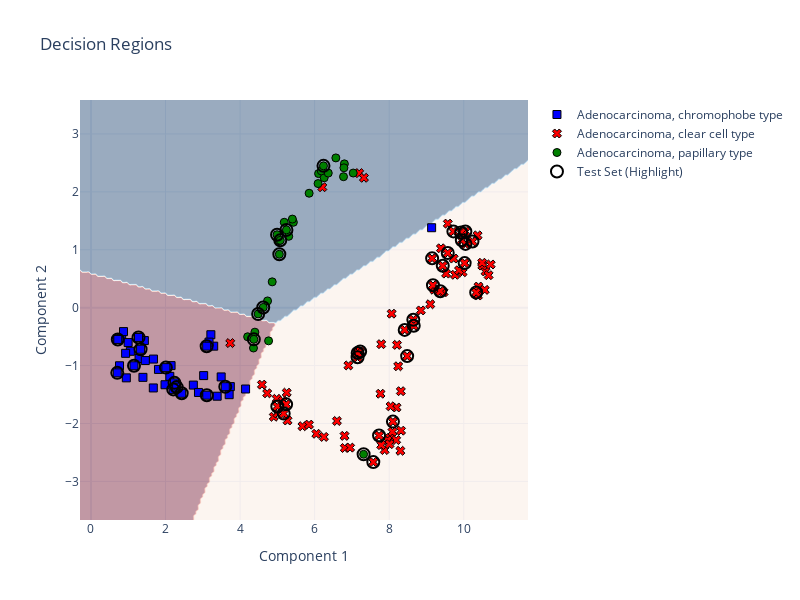
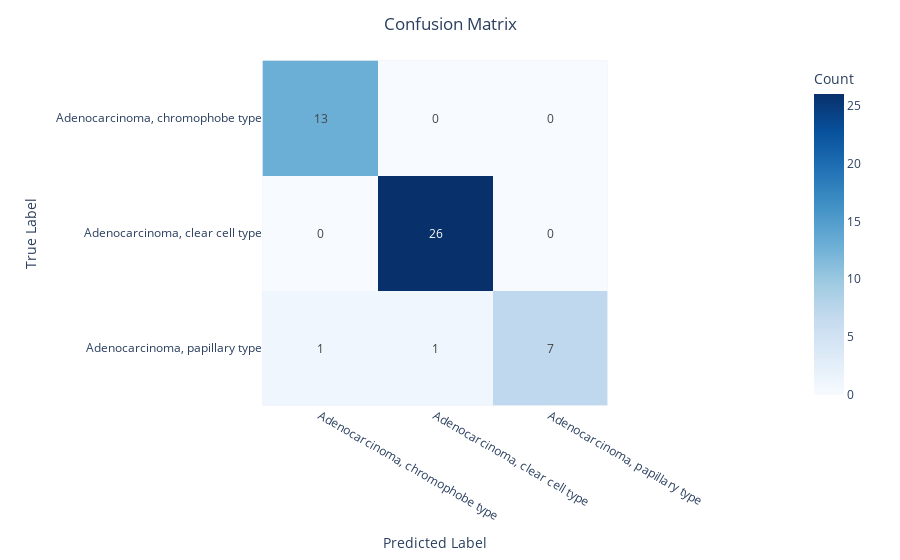

Notebook cell for these charts, in order:
### Markdown cell above
Since there is not a clear linear separation on this PCA 2D data, the perceptron is unable convergence on an optimal solution.

In this scenario there are two options:

- Apply a dimensionality reduction algorithm that is not linear such as PCA and use more dimensions so the different histological types can be clearly separated.
- Use a classifier algorithm that works better with more noisy data.

We will first apply the first approach, which will make our data less noisy and easier to model a classifier.

### Code cell
import umap

reducer = umap.UMAP(
    metric='cosine', 
    n_components=2, 
    n_neighbors=15, 
    min_dist=0.1, 
    random_state=52
)
kidney_umap_2d = reducer.fit_transform(kidney_data)

X_kidney = kidney_umap_2d
y_kidney = kidney_label_integers

X_train_kidney, X_test_kidney, y_train_kidney, y_test_kidney = train_test_split(
    X_kidney,
    y_kidney,
    test_size=0.3, 
    random_state=42, 
    stratify=y_kidney
)

ppn = Perceptron(eta0=0.1, random_state=42)
ppn.fit(X_train_kidney, y_train_kidney)

labels_kidney_arr = np.array(labels_kidney)
unique_ints = np.unique(y_kidney)
target_map_kidney = {
    i: labels_kidney_arr[y_kidney == i][0] 
    for i in unique_ints
}

plot_decision_regions_plotly(
    X=X_train_kidney, 
    y=y_train_kidney, 
    classifier=ppn, 
    X_test=X_test_kidney,
    y_test=y_test_kidney,
    target_names=target_map_kidney,
    resolution=200
)

class_names_kidney = [target_map_kidney[i] for i in sorted(target_map_kidney.keys())]
compute_evaluation_metrics(ppn, X_test_kidney, y_test_kidney, class_names_kidney)

### Figure 1 — Plotly figure (JSON) as saved in the notebook; plotly's stock layout.template omitted (floating-point values rounded to 4 significant figures; data arrays with more than 128 entries replaced by an {"elided": "..."} marker saying what was removed)
{"data": [{"colorscale": [[0, "rgb(103,0,31)"], [0.1, "rgb(178,24,43)"], [0.2, "rgb(214,96,77)"], [0.3, "rgb(244,165,130)"], [0.4, "rgb(253,219,199)"], [0.5, "rgb(247,247,247)"], [0.6, "rgb(209,229,240)"], [0.7, "rgb(146,197,222)"], [0.8, "rgb(67,147,195)"], [0.9, "rgb(33,102,172)"], [1, "rgb(5,48,97)"]], "hoverinfo": "skip", "line": {"width": 0}, "opacity": 0.4, "showscale": false, "type": "contour", "x": {"elided": "200 float values"}, "y": {"elided": "200 float values"}, "z": {"elided": "200x200 int values"}}, {"hovertemplate": "<b>Adenocarcinoma, chromophobe type</b><br>Component1: %{x:.2f}<br>Component2: %{y:.2f}<extra></extra>", "marker": {"color": "blue", "line": {"color": "black", "width": 1}, "size": 8, "symbol": "square"}, "mode": "markers", "name": "Adenocarcinoma, chromophobe type", "type": "scatter", "x": [0.8237, 2.746, 3.493, 3.738, 2.114, 0.7186, 1.672, 0.9971, 3.292, 1.676, 1.432, 4.147, 1.394, 1.811, 3.216, 3.707, 0.7659, 1.986, 0.9487, 2.149, 1.056, 1.289, 0.8728, 0.9294, 2.884, 1.457, 3.167, 9.138, 3.385, 3.023, 1.331, 3.103, 3.603, 2.24, 0.7197, 1.276, 2.207, 2.434, 3.107, 2.298, 2.009, 1.154, 0.7056], "y": [-0.5166, -1.337, -1.196, -1.363, -1.186, -0.5374, -1.387, -0.6026, -0.6648, -0.8878, -0.568, -1.405, -1.203, -1.066, -0.4673, -1.503, -1.004, -1.331, -1.212, -1.001, -0.7532, -0.8778, -0.4132, -0.7884, -1.465, -0.9133, -0.5948, 1.381, -1.529, -1.173, -0.7182, -0.6654, -1.365, -1.298, -0.5485, -0.5141, -1.412, -1.479, -1.512, -1.372, -1.035, -1.003, -1.126]}, {"hovertemplate": "<b>Adenocarcinoma, clear cell type</b><br>Component1: %{x:.2f}<br>Component2: %{y:.2f}<extra></extra>", "marker": {"color": "red", "line": {"color": "black", "width": 1}, "size": 8, "symbol": "x"}, "mode": "markers", "name": "Adenocarcinoma, clear cell type", "type": "scatter", "x": [8.018, 9.573, 8.313, 9.968, 5.673, 7.955, 7.2, 4.728, 4.903, 10.58, 8.197, 9.388, 7.195, 6.598, 4.982, 10.38, 9.729, 10.5, 4.586, 5.251, 10.67, 9.527, 8.242, 9.208, 6.906, 8.087, 6.809, 8.209, 6.045, 3.736, 5.003, 9.767, 7.878, 10.72, 7.786, 6.802, 10.49, 8.85, 5.148, 6.249, 10.4, 8.038, 5.848, 7.786, 9.873, 9.46, 7.211, 6.951, 7.767, 8.318, 8.066, 9.102, 5.272, 8.3, 10.56, 8.187, 7.322, 10.37, 6.206, 8.008, 8.647, 9.371, 10.05, 9.571, 9.174, 7.152, 8.416, 10.02, 4.999, 5.17, 9.151, 10.23, 10.33, 5.235, 10.04, 9.948, 8.482, 7.728, 8.1, 8.658, 9.437, 7.22, 7.574, 7.154, 9.722, 9.931], "y": [-2.252, 1.452, -1.443, 0.6126, -2.047, -2.291, -0.7606, -1.479, -1.884, 0.6259, -1.724, 1.025, 2.324, -1.957, -1.575, 0.2099, 0.8484, 0.7276, -1.329, -1.468, 0.5613, 0.5886, -1.012, 0.3099, -0.9975, -2.144, -2.424, -0.6427, -2.178, -0.6115, -1.825, 0.5678, -2.459, 0.7464, -0.6302, -2.214, 0.7754, -0.04784, -1.611, -2.232, 0.3646, -1.704, -2.02, -2.373, 0.6451, 0.2672, -0.781, -2.417, -1.486, -2.124, -0.1036, 0.05935, -1.949, -2.472, 0.3074, -2.287, 2.243, 1.248, 2.08, -2.357, -0.2086, 0.2841, 1.101, 0.9447, 0.3864, -0.8574, -0.3837, 0.77, -1.707, -1.83, 0.8517, 1.143, 0.2613, -1.67, 1.316, 1.164, -0.8367, -2.209, -1.968, -0.3123, 0.7236, -0.7582, -2.667, -0.782, 1.317, 1.297]}, {"hovertemplate": "<b>Adenocarcinoma, papillary type</b><br>Component1: %{x:.2f}<br>Component2: %{y:.2f}<extra></extra>", "marker": {"color": "green", "line": {"color": "black", "width": 1}, "size": 8, "symbol": "circle"}, "mode": "markers", "name": "Adenocarcinoma, papillary type", "type": "scatter", "x": [4.862, 5.429, 4.203, 6.106, 7.035, 6.256, 4.359, 6.775, 5.403, 6.178, 6.798, 5.184, 5.048, 5.852, 6.365, 4.765, 6.092, 4.737, 4.396, 5.305, 6.569, 6.786, 5.243, 4.369, 4.621, 7.313, 4.992, 5.053, 4.484, 5.079, 6.237], "y": [0.446, 1.474, -0.5027, 2.315, 2.325, 2.244, -0.6967, 2.262, 1.53, 2.363, 2.484, 1.475, 1.157, 1.977, 2.325, -0.5735, 2.143, 0.1168, -0.423, 1.233, 2.587, 2.416, 1.343, -0.547, 0.004106, -2.533, 1.26, 0.9221, -0.1087, 1.163, 2.45]}, {"hoverinfo": "skip", "marker": {"color": "black", "line": {"width": 2}, "size": 12, "symbol": "circle-open"}, "mode": "markers", "name": "Test Set (Highlight)", "type": "scatter", "x": [8.647, 9.371, 5.243, 1.331, 3.103, 10.05, 9.571, 3.603, 9.174, 2.24, 7.152, 4.369, 0.7197, 8.416, 10.02, 4.999, 1.276, 4.621, 5.17, 9.151, 10.23, 7.313, 2.207, 2.434, 3.107, 4.992, 5.053, 10.33, 2.298, 5.235, 10.04, 9.948, 8.482, 4.484, 7.728, 8.1, 8.658, 5.079, 9.437, 7.22, 2.009, 1.154, 6.237, 7.574, 7.154, 9.722, 0.7056, 9.931], "y": [-0.2086, 0.2841, 1.343, -0.7182, -0.6654, 1.101, 0.9447, -1.365, 0.3864, -1.298, -0.8574, -0.547, -0.5485, -0.3837, 0.77, -1.707, -0.5141, 0.004106, -1.83, 0.8517, 1.143, -2.533, -1.412, -1.479, -1.512, 1.26, 0.9221, 0.2613, -1.372, -1.67, 1.316, 1.164, -0.8367, -0.1087, -2.209, -1.968, -0.3123, 1.163, 0.7236, -0.7582, -1.035, -1.003, 2.45, -2.667, -0.782, 1.317, -1.126, 1.297]}], "layout": {"height": 600, "title": {"text": "Decision Regions"}, "width": 800, "xaxis": {"title": {"text": "Component 1"}}, "yaxis": {"title": {"text": "Component 2"}}}}

### Figure 2 — Plotly figure (JSON) as saved in the notebook; plotly's stock layout.template omitted (floating-point values rounded to 4 significant figures)
{"data": [{"coloraxis": "coloraxis", "hovertemplate": "Predicted Label: %{x}<br>True Label: %{y}<br>Count: %{z}<extra></extra>", "name": "0", "texttemplate": "%{z}", "type": "heatmap", "x": ["Adenocarcinoma, chromophobe type", "Adenocarcinoma, clear cell type", "Adenocarcinoma, papillary type"], "xaxis": "x", "y": ["Adenocarcinoma, chromophobe type", "Adenocarcinoma, clear cell type", "Adenocarcinoma, papillary type"], "yaxis": "y", "z": [[13, 0, 0], [0, 26, 0], [1, 1, 7]]}], "layout": {"coloraxis": {"colorbar": {"title": {"text": "Count"}}, "colorscale": [[0, "rgb(247,251,255)"], [0.125, "rgb(222,235,247)"], [0.25, "rgb(198,219,239)"], [0.375, "rgb(158,202,225)"], [0.5, "rgb(107,174,214)"], [0.625, "rgb(66,146,198)"], [0.75, "rgb(33,113,181)"], [0.875, "rgb(8,81,156)"], [1, "rgb(8,48,107)"]]}, "margin": {"t": 60}, "title": {"text": "Confusion Matrix", "x": 0.5}, "xaxis": {"anchor": "y", "constrain": "domain", "domain": [0, 1], "scaleanchor": "y", "title": {"text": "Predicted Label"}}, "yaxis": {"anchor": "x", "autorange": "reversed", "constrain": "domain", "domain": [0, 1], "title": {"text": "True Label"}}}}
